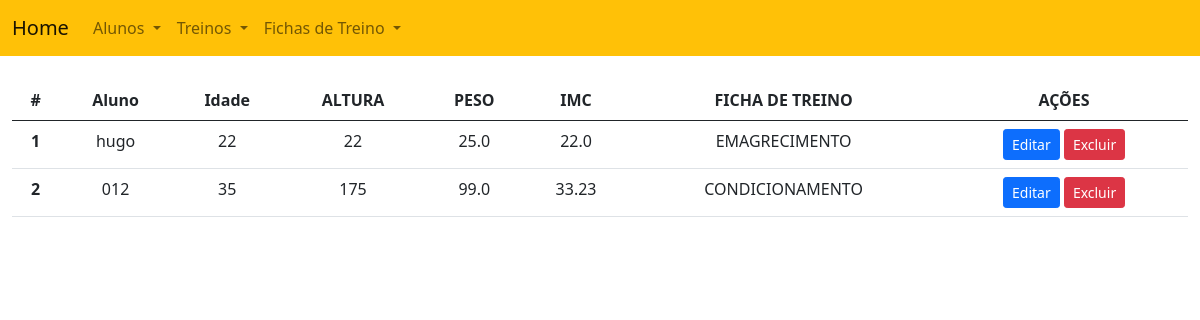
The app's page /treino/listar/, older data.
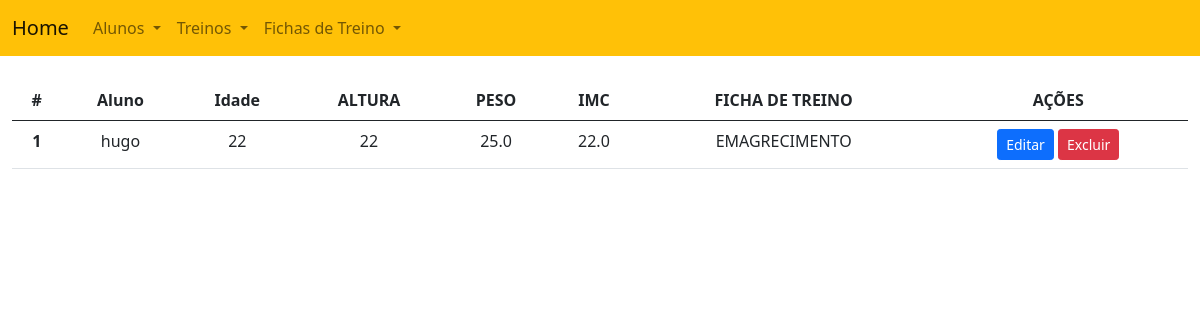
The same page, newer data.
### academia_modulo/models.py (models this page shows, shortened)
class Treino (models.Model):
    aluno = models.ForeignKey(Aluno, on_delete=models.CASCADE)
    idade = models.IntegerField()
    altura = models.IntegerField()
    peso = models.FloatField()
    imc = models.FloatField()
    ficha_de_treino = models.ForeignKey(Ficha, on_delete=models.CASCADE)

class Aluno (models.Model):
    nome = models.CharField(max_length=100)
    cpf = models.CharField(max_length=11)
    plano = models.CharField(max_length=100)
    telefone = models.CharField(max_length=100)
    endereco = models.CharField(max_length=100)
    email = models.CharField(max_length=20)
    nascimento = models.DateField()
    forma_pagamento = models.CharField(max_length=100, default='')

class Ficha (models.Model):
    tipo = models.CharField(max_length=100)

### academia_modulo/views.py (the view)
# urls.py: path('treino/listar/', listar_treinos, name='listar_treinos'),
def listar_treinos(request):
    treinos = Treino.objects.all()
    return render(request, 'listar_treinos.html', {'treinos': treinos})

### templates/listar_treinos.html (shortened to what this page needs)
{% extends "menu.html" %}
{% load static %}
{% block body %}
<div class="container-fluid">
    <br>
    <table class="table", style="text-align: center;">
        <thead>
        <tr>
            <th scope="col">#</th>
            <th scope="col">Aluno</th>
            <th scope="col">Idade</th>
            <th scope="col">ALTURA</th>
            <th scope="col">PESO</th>
            <th scope="col">IMC</th>
            <th scope="col">FICHA DE TREINO</th>
            <th scope="col">AÇÕES</th>
        </tr>
        </thead>
        <tbody>
        {% for treino in treinos %}
        <tr>
            <th scope="row">{{treino.id}}</th>
            <td>{{treino.aluno.nome}}</td>
            <td>{{treino.idade}}</td>
            <td>{{treino.altura}}</td>
            <td>{{treino.peso}}</td>
            <td>{{treino.imc}}</td>
            <td>{{treino.ficha_de_treino.tipo}}</td>
            <td>
                <a href="{% url 'academia_modulo:treino_edit' treino.id %}" class="btn btn-sm btn-primary">Editar</a>
                <a href="{% url 'academia_modulo:treino_delete' treino.id %}"onclick="return confirm('Deseja realmente excluir o treino {{ treino.nome }}?')" class="btn btn-sm btn-danger">Excluir</a>
            </td>
        </tr>
        {% endfor %}
        </tbody>
    </table>
</div>
{% endblock %}

Row changes from the older to the newer data that the page shows:
removed Treino: id "2", aluno.nome "012", idade "35", altura "175", peso "99.0", imc "33.23", ficha_de_treino.tipo "CONDICIONAMENTO"
